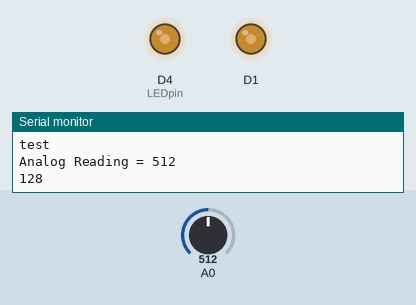
The sketch below on a simulated ESP8266 (NodeMCU). Shown: output pins drawn as LEDs (lit = HIGH), the last lines printed to the serial monitor. Inputs (shaded band) come from the test bench; at power-on: A0 = 512.

Above: at 1.2 s.
1.3 s: A0 set to 716
At 2.4 s:
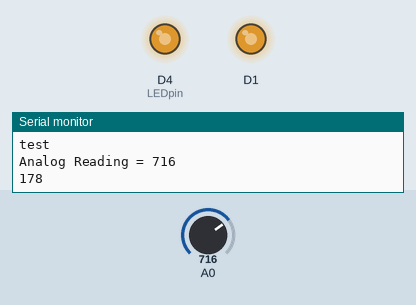
2.8 s: A0 set to 900
At 3.8 s:
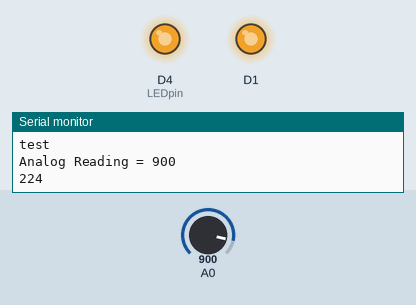
4.3 s: A0 set to 122
At 5.1 s:
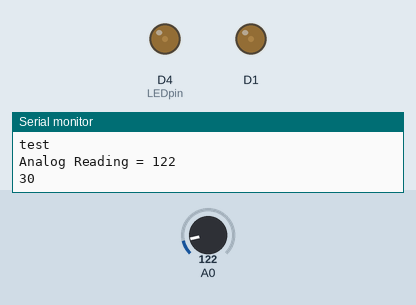
5.8 s: A0 set to 0
At 6.4 s:
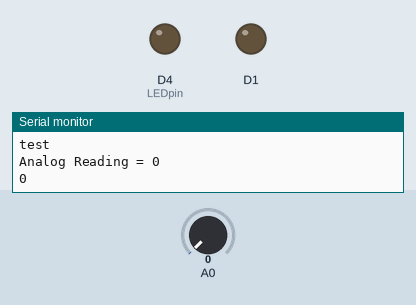
Timing chart, 0 to 8.3 s (numbered marks = the images above; inputs shaded):
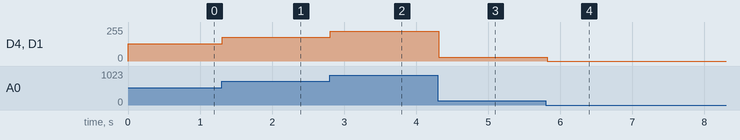

Measured:
- after the input at 1.3 s, D4 (LEDpin), D1: 128/255 → 178/255 at once
- after the input at 2.8 s, D4 (LEDpin), D1: 178/255 → 224/255 at once
- after the input at 4.3 s, D4 (LEDpin), D1: 224/255 → 30/255 at once
- after the input at 5.8 s, D4 (LEDpin), D1: 30/255 → 0/255 at once

The sketch:

sketch_sep23a.ino
```cpp
int fsrAnalogPin = 0; // FSR is connected to analog 0
int fsrReading;      // the analog reading from the FSR resistor divider
int LEDpin = LED_BUILTIN;
int LEDbrightness;
int vibration;

void setup() {
  // put your setup code here, to run once:
  Serial.begin(9600);
  pinMode(LEDpin, OUTPUT);
  pinMode(D1, OUTPUT);
}

void loop() {
  // put your main code here, to run repeatedly:
  Serial.println("test");
  fsrReading = analogRead(fsrAnalogPin);
  Serial.print("Analog Reading = ");
  Serial.println(fsrReading);
  // we'll need to change the range from the analog reading (0-1023) down to the range
  // used by analogWrite (0-255) with map!
  LEDbrightness = map(fsrReading, 0, 1023, 0, 255);

  // Map the analog fsr to digital motor pin
  vibration = map(fsrReading, 0, 1023, 0, 255);
  analogWrite(D1, vibration);
  Serial.println(vibration);

  // LED gets brighter the harder you press
  analogWrite(LEDpin, LEDbrightness);


  delay(100);
}
```
